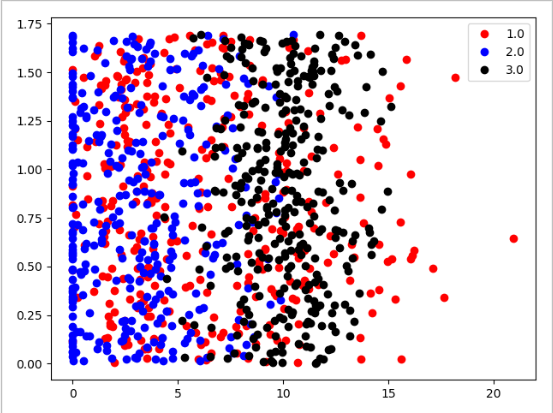

Python code for this plot:
import matplotlib.pyplot as plt

with open('./test.txt','r') as f:
    data_list = f.readlines()
    #data_list = [i.split('\n')[0] for i in data_list]
    data_list = [i.split() for i in data_list]
    data = [(float(i[0]),float(i[1]),float(i[2]),float(i[3])) for i in data_list]

x_data1 = list(filter(lambda x:x[-1]==1.0,data))
x_data2 = list(filter(lambda x:x[-1]==2.0,data))
x_data3 = list(filter(lambda x:x[-1]==3.0,data))

x_plot_1_0 = [i[0] for i in x_data1]
x_plot_1_1 = [i[1] for i in x_data1]
x_plot_1_2 = [i[2] for i in x_data1]

x_plot_2_0 = [i[0] for i in x_data2]
x_plot_2_1 = [i[1] for i in x_data2]
x_plot_2_2 = [i[2] for i in x_data2]

x_plot_3_0 = [i[0] for i in x_data3]
x_plot_3_1 = [i[1] for i in x_data3]
x_plot_3_2 = [i[2] for i in x_data3]

plt.plot(x_plot_1_1,x_plot_1_2,'ro',label='1.0')
plt.plot(x_plot_2_1,x_plot_2_2,'bo',label='2.0')
plt.plot(x_plot_3_1,x_plot_3_2,'ko',label='3.0')
plt.legend(loc='best')
plt.show()
